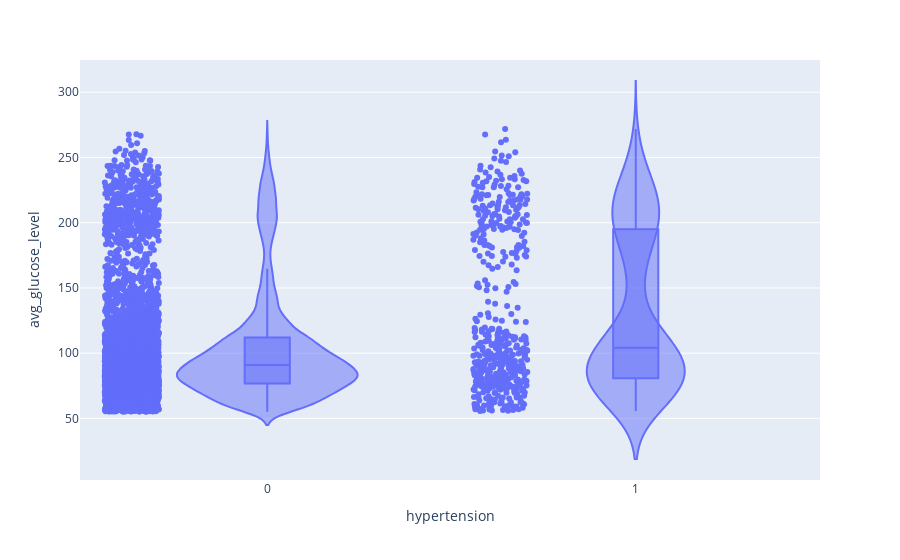

The code cell stored with this chart in its notebook:
### Markdown cell above
#### Hypertension Vs. Avg_glucose_level

From the correlation matrix we supposed that the moderate positive correlation between "**hypertension**" and "**avg_glucose_level**" could indicate that people with hypertension tend to have higher glucose levels.

### Code cell
fig = px.violin(df, y='avg_glucose_level', x='hypertension', box=True, points='all')
fig.show()

### Figure 1 — Plotly figure (JSON) as saved in the notebook; plotly's stock layout.template omitted (floating-point values rounded to 4 significant figures; data arrays with more than 128 entries replaced by an {"elided": "..."} marker saying what was removed)
{"data": [{"alignmentgroup": "True", "box": {"visible": true}, "hovertemplate": "hypertension=%{x}<br>avg_glucose_level=%{y}<extra></extra>", "legendgroup": "", "marker": {"color": "#636efa"}, "name": "", "offsetgroup": "", "orientation": "v", "points": "all", "scalegroup": "True", "showlegend": false, "type": "violin", "x": {"elided": "5110 int values"}, "x0": " ", "xaxis": "x", "y": {"elided": "5110 float values"}, "y0": " ", "yaxis": "y"}], "layout": {"legend": {"tracegroupgap": 0}, "margin": {"t": 60}, "violinmode": "group", "xaxis": {"anchor": "y", "domain": [0, 1], "title": {"text": "hypertension"}}, "yaxis": {"anchor": "x", "domain": [0, 1], "title": {"text": "avg_glucose_level"}}}}
